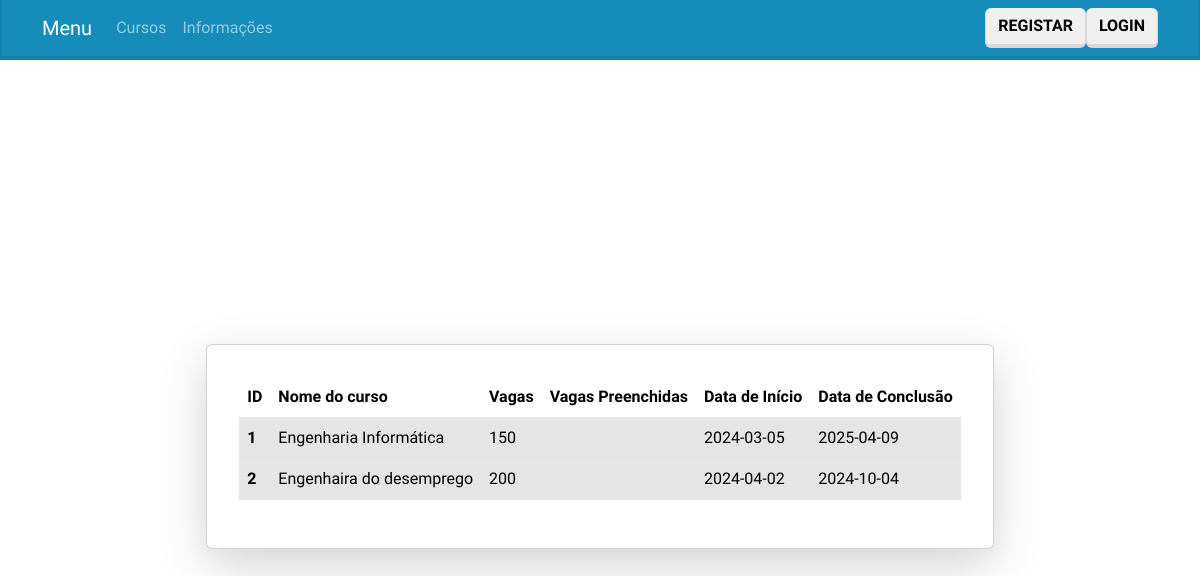
The app's page /paginas/cursos.php, older data.
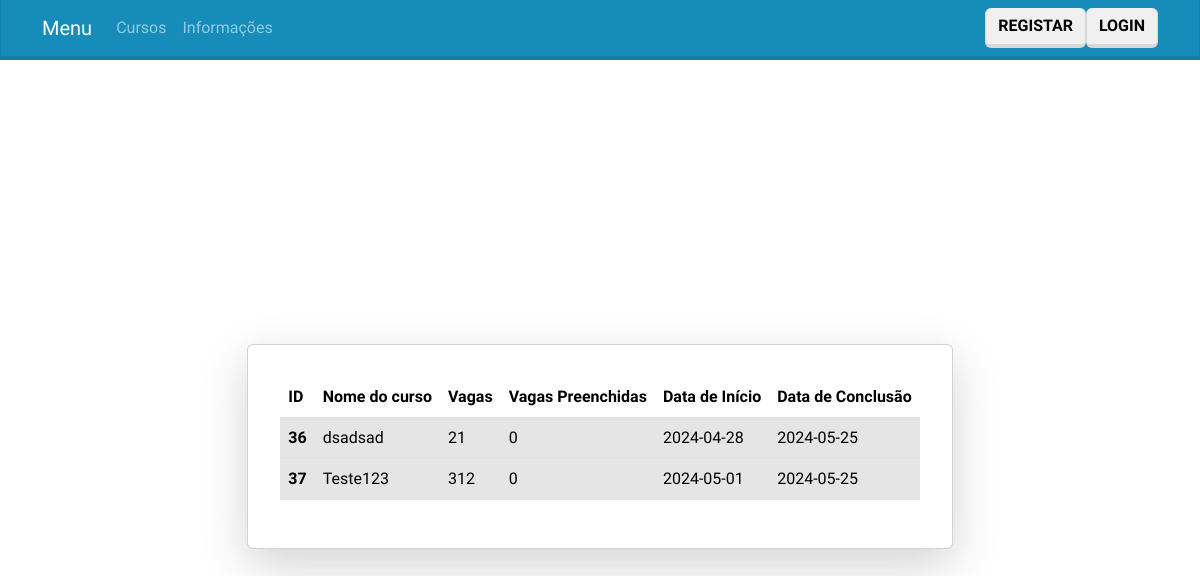
The same page, newer data.
### tables this page shows
CREATE TABLE `curso` (
  `id_curso` int(40) NOT NULL,
  `nome` varchar(100) NOT NULL,
  `descricao` varchar(100) NOT NULL,
  `vagas` int(40) NOT NULL,
  `vagas_preenchidas` int(40) NOT NULL,
  `data_inicio` date NOT NULL,
  `data_fim` date NOT NULL,
  `metodo_selecao` varchar(100) NOT NULL
);

### paginas/cursos.php (the view, shortened to what the changed rows need)
<!DOCTYPE html>
<?php
    include 'cabecalho.php';
?>
<html lang="pt">
<head>
    <link rel="stylesheet" href="bootstrap.css">
</head>
<?php if (isset($_SESSION['tipo_utilizador']) && ($_SESSION['tipo_utilizador'] >= 1)) : ?>
<body>
    <div class="container d-flex justify-content-center align-items-center" style="height: 100vh;">
        <div class="card shadow-lg p-3 mb-5 bg-white rounded " style="margin-top: 20px;">
            <div class="card-body">
            <form method="GET" action="">
                    <div class="input-group mb-3">
                        <input type="text" class="form-control" name="search" placeholder="Pesquisar Cursos" value="<?php echo isset($_GET['search']) ? $_GET['search'] : ''; ?>">
                        <div class="input-group-append">
                            <button class="btn btn-outline-secondary" type="submit">Pesquisar</button>
                        </div>
                    </div>
                </form>
                <table class="table table-hover">
                    <thead>
                        <tr>
                            <th scope="col">ID</th>
                            <th scope="col">Nome do curso</th>
                            <th scope="col">Vagas</th>
                            <th scope="col">Vagas Preenchidas</th>
                            <th scope="col">Data de Início</th>
                            <th scope="col">Data de Conclusão</th>
                            <?php
                            if($_SESSION['tipo_utilizador'] == 3){
                                ?>
                                <th scope="col">Editar</th>
                                <th scope="col">Eliminar</th>
                                <th scope="col">Inscrições</th>
                                <?php
                            } else {
                                ?>
                                <th scope="col">Inscrição</th>
                                <?php
                            }
                            ?>
                        </tr>
                    </thead>
                    <tbody>
                        <?php
                        if($_SESSION['tipo_utilizador'] == 3){
                            $search = isset($_GET['search']) ? $_GET['search'] : '';
                            $searchQuery = $search ? "WHERE nome LIKE '%$search%'" : '';
                            $sql = "SELECT * FROM curso $searchQuery";
                            $result = mysqli_query($conn, $sql);
                            while ($row = mysqli_fetch_assoc($result)) {
                                ?>
                                <tr class="table-active">
                                    <th scope="row"><?php echo $row['id_curso']; ?></th>
                                    <td><?php echo $row['nome']; ?></td>
                                    <td><?php echo $row['vagas']; ?></td>
                                    <td><?php echo $row['vagas_preenchidas']; ?></td>
                                    <td><?php echo $row['data_inicio']; ?></td>
                                    <td><?php echo $row['data_fim']; ?></td>
                                    <td><a href="editarCursoformulario.php?id=<?php echo $row['id_curso']; ?>">Editar</a></td>
                                    <td><a href="eliminarCurso.php?id=<?php echo $row['id_curso']; ?>">Eliminar</a></td>
                                    <td><a href="gerirInscricoes.php?id=<?php echo $row['id_curso']; ?>">Inscrições</a></td>
                                </tr>
                                <?php
                            }
                        } else if($_SESSION['tipo_utilizador'] == 1){
                            $search = isset($_GET['search']) ? $_GET['search'] : '';
                            $searchQuery = $search ? "AND nome LIKE '%$search%'" : '';
                            $sql = "SELECT c.*
                            FROM curso c
                            WHERE NOT EXISTS (
                                SELECT 1
                                FROM inscricao i
                                WHERE i.id_curso = c.id_curso
                                AND i.id_utilizador = '{$_SESSION['id_utilizador']}')
                                AND c.vagas_preenchidas < c.vagas
                                $searchQuery";
                            $result = mysqli_query($conn, $sql);
                            while ($row = mysqli_fetch_assoc($result)){
                                ?>
                                <tr class="table-active">
                                    <th scope="row"><?php echo $row['id_curso']; ?></th>
                                    <td><?php echo $row['nome']; ?></td>
                                    <td><?php echo $row['vagas']; ?></td>
                                    <td><?php echo $row['vagas_preenchidas']; ?></td>
                                    <td><?php echo $row['data_inicio']; ?></td>
                                    <td><?php echo $row['data_fim']; ?></td>
                                    <td><a href="inscricaoformulario.php?id=<?php echo $row['id_curso']; ?>">Inscrever-se</a></td>
                                </tr>
                                <?php
                            }
                        }else if($_SESSION['tipo_utilizador'] == 2){
                            $search = isset($_GET['search']) ? $_GET['search'] : '';
                            $searchQuery = $search ? "AND nome LIKE '%$search%'" : '';
                            $sql = "SELECT c.*
                            FROM curso c
                            INNER JOIN leciona l ON c.id_curso = l.id_curso
                            WHERE l.id_utilizador = '{$_SESSION['id_utilizador']}'
                                $searchQuery";
                            $result = mysqli_query($conn, $sql);
                            while ($row = mysqli_fetch_assoc($result)){
                                ?>
                                <tr class="table-active">
                                    <th scope="row"><?php echo $row['id_curso']; ?></th>
                                    <td><?php echo $row['nome']; ?></td>
                                    <td><?php echo $row['vagas']; ?></td>
                                    <td><?php echo $row['vagas_preenchidas']; ?></td>
                                    <td><?php echo $row['data_inicio']; ?></td>
                                    <td><?php echo $row['data_fim']; ?></td>
                                    <td><a href="gerirInscricoes.php?id=<?php echo $row['id_curso']; ?>">Inscrições</a></td>
                                </tr>
                                <?php
                            }
                        }
                        ?>
                    </tbody>
                </table>
                <?php
                if($_SESSION['tipo_utilizador'] == 3){
                    ?>
                    <a type="button" class="btn btn-primary" href="adicionarCursoformulario.php">Adicionar</a>
                    <?php
                }?>
            </div>
        </div>
    </div>
</body>
<?php else: ?>
    <body>
    <div class="container d-flex justify-content-center align-items-center" style="height: 100vh;">
        <div class="card shadow-lg p-3 mb-5 bg-white rounded " style="margin-top: 20px;">
            <div class="card-body">
                <table class="table table-hover">
                    <thead>
                        <tr>
                            <th scope="col">ID</th>
                            <th scope="col">Nome do curso</th>
                            <th scope="col">Vagas</th>
                            <th scope="col">Vagas Preenchidas</th>
                            <th scope="col">Data de Início</th>
                            <th scope="col">Data de Conclusão</th>
                        </tr>
                    </thead>
                    <tbody>
                            <?php
                            $sql = "SELECT *
                                FROM curso ";
                            $result = mysqli_query($conn, $sql);
                            while ($row = mysqli_fetch_assoc($result)){
                                ?>
                                <tr class="table-active">
                                    <th scope="row"><?php echo $row['id_curso']; ?></th>
                                    <td><?php echo $row['nome']; ?></td>
                                    <td><?php echo $row['vagas']; ?></td>
                                    <td><?php echo $row['vagas_preenchidas']; ?></td>
                                    <td><?php echo $row['data_inicio']; ?></td>
                                    <td><?php echo $row['data_fim']; ?></td>
                                </tr>
                                <?php
                            }
                        ?>
                    </tbody>
                </table>
            </div>
        </div>
    </div>
</body>
<?php endif ?>
</html>

Row changes from the older to the newer data that the page shows:
removed curso: id_curso "1", nome "Engenharia Informática", vagas "150", data_inicio "2024-03-05", data_fim "2025-04-09"
removed curso: id_curso "2", nome "Engenhaira do desemprego", vagas "200", data_inicio "2024-04-02", data_fim "2024-10-04"
added curso: id_curso "36", nome "dsadsad", vagas "21", vagas_preenchidas "0", data_inicio "2024-04-28", data_fim "2024-05-25"
added curso: id_curso "37", nome "Teste123", vagas "312", vagas_preenchidas "0", data_inicio "2024-05-01", data_fim "2024-05-25"
